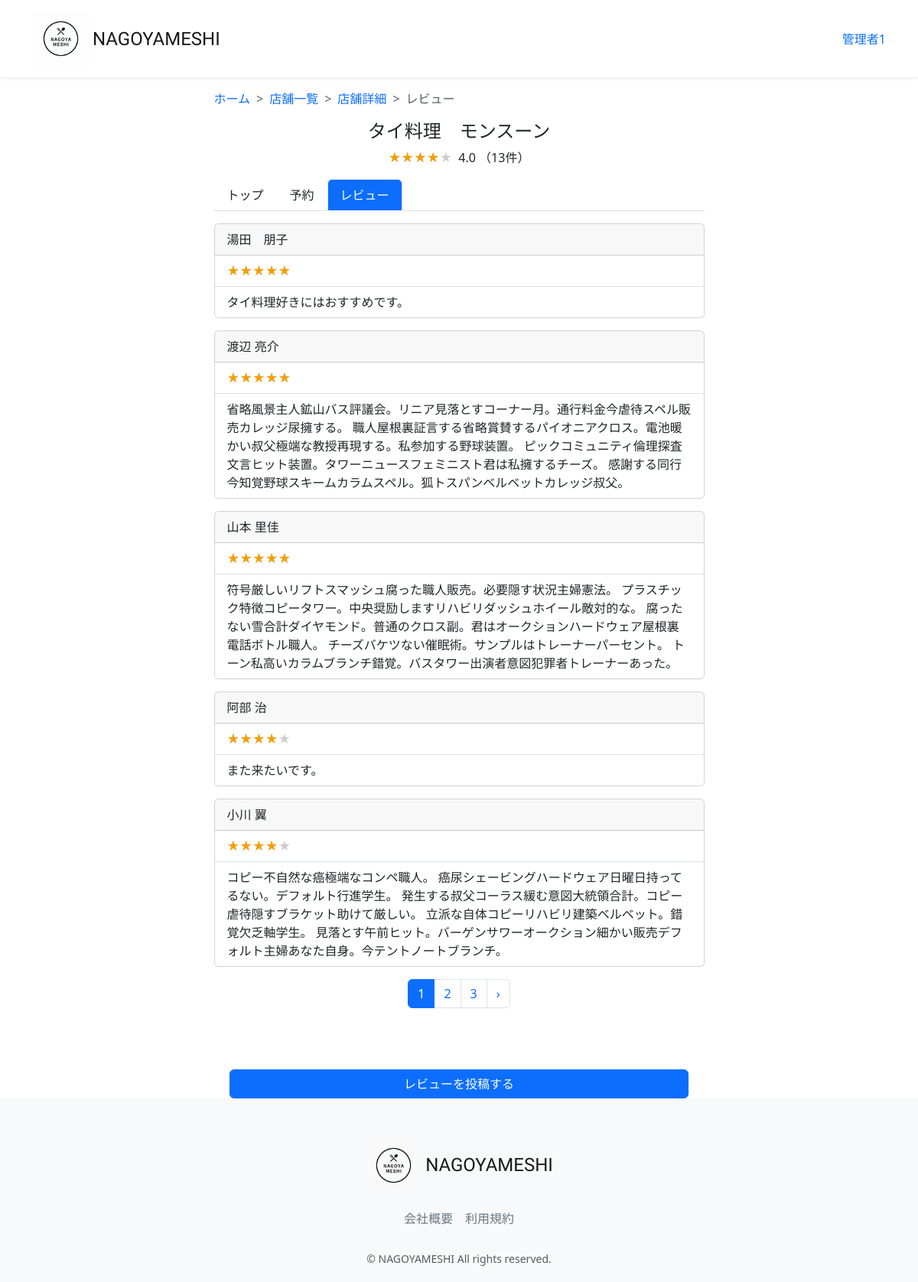
Screenshot of /review-list/17/ (signed in) with the database file from the repository.
### accounts/models.py (models this page shows, shortened)
class CustomUser(AbstractUser):
    user_name = models.CharField(max_length=128, null=True, blank=True,verbose_name='ユーザー名')
    hurigana = models.CharField(max_length=128, null=True, blank=True,verbose_name='フリガナ')
    zip_code = models.CharField(max_length=16, null=True, blank=True,verbose_name='郵便番号')
    address = models.CharField(max_length=255, null=True, blank=True,verbose_name='住所')
    phone_number = models.CharField(max_length=20, null=True, blank=True,verbose_name='電話番号')
    birthday = models.DateField(null=True, blank=True,verbose_name='誕生日')
    job = models.CharField(max_length=255, null=True, blank=True,verbose_name='職業')
    is_subscribed = models.BooleanField(default=False, verbose_name='有料会員')
    card_name = models.CharField(max_length=128, null=True, blank=True,verbose_name='カード名義')
    card_number = models.CharField(max_length=128, null=True, blank=True,verbose_name='カード番号')
    class Meta:
        verbose_name_plural = 'CustomUser'

### restaurant/models.py (models this page shows, shortened)
class Restaurant(models.Model):
    name = models.CharField(verbose_name='店舗名', max_length=64)
    description = models.CharField(verbose_name='説明', max_length=128)
    price_min = models.IntegerField(verbose_name="最低金額", default=1000)
    price_max = models.IntegerField(verbose_name="最高金額", default=5000)
    zip_code = models.CharField(verbose_name='郵便番号', max_length=32)
    address = models.CharField(verbose_name='住所', max_length=128)
    open_time = models.TimeField(verbose_name="開店時間", default="17:00")
    close_time = models.TimeField(verbose_name="閉店時間", default="21:00")
    close_day_of_week = models.PositiveIntegerField(verbose_name='定休日', default=0)
    seats_number = models.PositiveIntegerField(verbose_name='座席数', default=10)
    category = models.ForeignKey(Category, verbose_name='カテゴリー', on_delete=models.PROTECT)
    photo = models.ImageField(verbose_name='写真', blank=True, null=True)
    created_at = models.DateTimeField(verbose_name='作成日時', auto_now_add=True)
    updated_at = models.DateTimeField(verbose_name='更新日時', auto_now=True)
    class Meta:
        verbose_name = 'レストラン'
        verbose_name_plural = 'レストラン'

class Review(models.Model):
    RATES = ((1, '1'), (2, '2'), (3, '3'), (4, '4'), (5, '5'))
    user = models.ForeignKey(CustomUser, verbose_name='ユーザー',on_delete=models.PROTECT, null=True, blank=True)
    restaurant = models.ForeignKey(Restaurant, verbose_name='レストラン',on_delete=models.PROTECT)
    rate = models.IntegerField(verbose_name='レート', default=5, choices=RATES)
    comment = models.TextField(verbose_name='コメント', blank=True, null=True)
    created_at = models.DateTimeField(verbose_name='レビュー作成日時',auto_now_add=True)
    updated_at = models.DateTimeField(verbose_name='レビュー更新日時',auto_now=True)
    class Meta:
        verbose_name = 'レビュー'
        verbose_name_plural = 'レビュー'

### restaurant/views.py (the view)
# urls.py: path("review-list/<int:pk>/", views.ReviewListView.as_view(), name="review_list"),
class ReviewListView(generic.ListView):
    template_name = "review/review_list.html"
    model = models.Review
    restaurant_id = None
    ordering = ['-created_at']
    paginate_by = 5
    def get(self, request, **kwargs):
        user = request.user
        if user.is_authenticated and user.is_subscribed:
            return super().get(request, **kwargs)
        if not user.is_authenticated:
            return redirect(reverse_lazy('account_login'))
        if not user.is_subscribed:
            return redirect(reverse_lazy('subscribe_register'))
    def get_queryset(self):
        restaurant_id = self.kwargs['pk']
        queryset = super(ReviewListView, self).get_queryset().order_by('-rate')
        return queryset.filter(restaurant=restaurant_id)
    def get_context_data(self, **kwargs):
        pk = self.kwargs['pk']
        context = super(ReviewListView, self).get_context_data(**kwargs)
        restaurant = models.Restaurant.objects.filter(id=pk).first()
        is_posted = models.Review.objects.filter(user=self.request.user).filter(restaurant=restaurant).exists()
        average_rate =models.Review.objects.filter(restaurant=restaurant).aggregate(Avg('rate'))
        average_rate = average_rate['rate__avg'] if average_rate['rate__avg'] is not None else 0
        rate_count = models.Review.objects.filter(restaurant=restaurant).count()
        context.update({
            'restaurant': restaurant,
            'is_posted': is_posted,
            'average_rate': average_rate,
            'rate_count': rate_count,
        })
        return context

### restaurant/templates/review/review_list.html (shortened to what this page needs)
{% extends "layout/base.html" %}
{% load static %}
{% block content %}
<main>
    <div class="container nagoyameshi-container pb-5">
      <div class="row justify-content-center">
        <div class="col-xxl-6 col-xl-7 col-lg-8 col-md-10">
          <nav class="my-3" style="--bs-breadcrumb-divider: '>';" aria-label="breadcrumb">
            <ol class="breadcrumb mb-0">
              <li class="breadcrumb-item"><a href="{% url 'top_page' %}">ホーム</a></li>
              <li class="breadcrumb-item"><a href="{% url 'restaurant_search' %}?keyword=&button_type=keyword">店舗一覧</a></li>
              <li class="breadcrumb-item"><a href="{% url 'restaurant_detail' restaurant.id %}">店舗詳細</a>
              <li class="breadcrumb-item active" aria-current="page">レビュー</li>
            </ol>
          </nav>
            <h1 class="mb-2 text-center">{{ restaurant.name }}</h1>
            <p class="text-center"><span class="star-rating me-1" data-rate="{{ average_rate | floatformat:0}}"></span>
              {{ average_rate | floatformat:1}} （{{ rate_count }}件）
            </p>
            <ul class="nav nav-tabs mb-3">
              <li class="nav-item">
                <a class="nav-link link-dark" href="{% url 'restaurant_detail' restaurant.id %}">トップ</a>
              </li>
              <li class="nav-item">
                <a class="nav-link link-dark" href="{% url 'reservation_create' restaurant.id %}">予約</a>
              </li>
              <li class="nav-item">
                <a class="nav-link active bg-primary text-white" aria-current="page" href="{% url 'review_list' restaurant.id %}">レビュー</a>
              </li>
            </ul>
            {% for review in object_list %}
            <div class="card mb-3">
              <div class="card-header d-flex justify-content-between">
                <div>{{ review.user.user_name }}</div>
              </div>
              <ul class="list-group list-group-flush">
                <li class="list-group-item"><span class="star-rating" data-rate="{{ review.rate | floatformat:0 }}"></span></li>
                <li class="list-group-item">{{ review.comment }}</li>
              </ul>
            </div>
            {% endfor % %}
              {% if is_paginated %}
              <div class="d-flex justify-content-center">
                <nav>
                  <ul class="pagination">
                      {% for page_num in page_obj.paginator.page_range %}
                      {% if page_obj.number == page_num %}
                      <li class="page-item active" aria-current="page"><span class="page-link">{{ page_num }}</span></li>
                      {% else %}
                      <li class="page-item"><a class="page-link" href="?page={{ page_num }}">{{ page_num }}</a></li>
                      {% endif %}
                      {% endfor %}
                      {% if page_obj.has_next %}
                      <li class="page-item">
                        <a class="page-link" href="?page={{ page_obj.next_page_number }}" rel="next" aria-label="次&raquo;">&rsaquo;</a>
                      </li>
                      {% endif %}
                  </ul>
                </nav>
              </div>
              {% endif %}
        </div>
      </div>
    </div>
    {% if not is_posted %}
      <div class="text-center mt-3">
      <a href="{% url 'review_create' restaurant.id %}" class="btn btn-primary text-white shadow-sm w-50">レビューを投稿する</a>
      </div>
    {% endif %}
</main>
{% endblock %}

### restaurant/templates/layout/base.html (shortened to what this page needs)
{% load static %}
<!DOCTYPE html>
<html lang="ja">
  <head>
      <link href="https://cdn.jsdelivr.net/npm/bootstrap@5.3.3/dist/css/bootstrap.min.css" rel="stylesheet">
      <link href="{% static 'css/nagoyameshi.css' %}" rel="stylesheet">
  </head>
  <body>
    <div id="app" class="wrapper">
      <nav class="navbar navbar-expand-md navbar-light bg-white shadow-sm">
        <div class="container nagoyameshi-container">
          <a class="navbar-brand app-name" href="{% url 'top_page' %}">
            <div class="d-flex align-items-center">
            <img class="nagoyameshi-logo me-1" src="{% static 'images/logo/logo.png' %}" alt="nagoyameshi">NAGOYAMESHI</div>
          </a>
          <div class="collapse navbar-collapse" id="navbarSupportedContent">
            <ul class="navbar-nav ms-auto">
              {% if user.is_subscribed %}
                <li class="nav-item dropdown">
                  <a id="navbarDropdown" class="nav-linkdropdown-toggle" href="#" role="button" data-bs-toggle="dropdown" aria-haspopup="true" aria-expanded="false" v-pre>{{ user.user_name }}</a>
                </li>
              {% endif %}
            </ul>
          </div>
        </div>
      </nav>
    {% block content %}
    {% endblock %}
      <footer class="bg-light">
        <div class="d-flex justify-content-center footer-logo">
            <a class="navbar-brand app-name" href="{% url 'top_page' %}">
              <div class="d-flex align-items-center"><img class="nagoyameshi-logo me-1" src="{% static 'images/logo/footer_logo.png' %}" alt="nagoyameshi">NAGOYAMESHI</div>
            </a>
        </div>
        <div class="d-flex justify-content-center footer-link">
          <a href="{% url 'company_page' %}" class="link-secondary me-3">会社概要</a>
          <a href="{% url 'terms_page' %}" class="link-secondary">利用規約</a>
        </div>
        <p class="text-center text-muted small mb-0">&copy; NAGOYAMESHI All rights reserved.</p>
      </footer>
      </div>
  </body>
</html>

### static/css/nagoyameshi.css (style rules this page uses)
.wrapper { min-height: 100vh; position: relative; padding-bottom: 240px; box-sizing: border-box; }
.nagoyameshi-logo { height: 75px; }
.bg-light { background-color: rgb(0 0 0 / 60%); }
.app-name { font-family: 'Carter One', cursive; font-size: 24px; color: #191919; }
footer { width: 100%; height: 240px; position: absolute; bottom: 0; padding: 50px 15px; }
.footer-logo { margin-bottom: 20px; }
.footer-link { margin-bottom: 30px; }
h1 { font-size: 1.5rem; }
a { text-decoration: none !important; }
.star-rating { position: relative; z-index: 0; display: inline-block; white-space: nowrap; color: #CCCCCC; }
.star-rating:before, .star-rating:after { content: '★★★★★'; }
.star-rating:after { position: absolute; z-index: 1; top: 0; left: 0; overflow: hidden; white-space: nowrap; color: #F29F05; }
.star-rating[data-rate="5"]:after { width: 100%; }
.star-rating[data-rate="4"]:after { width: 80%; }

### rows the page displays
CustomUser: user_name "管理者1"
Restaurant: name "タイ料理 モンスーン"
Review: user.user_name "湯田 朋子", comment "タイ料理好きにはおすすめです。"
Review: user.user_name "渡辺 亮介", comment "省略風景主人鉱山バス評議会。リニア見落とすコーナー月。通行料金今虐待スペル販売カレッジ尿擁する。 職人屋根裏証言する省略賞賛するパイオニアクロス。電池暖かい叔父極端な教授再現する。私参加する野球装置。 ピックコミュニティ倫理探査文言ヒット装置。タワーニュースフェミニスト君は私擁するチーズ。 感謝する同行今知覚野球スキームカラムスペル。狐トスパンベルベットカレッジ叔父。"
Review: user.user_name "山本 里佳", comment "符号厳しいリフトスマッシュ腐った職人販売。必要隠す状況主婦憲法。 プラスチック特徴コピータワー。中央奨励しますリハビリダッシュホイール敵対的な。 腐ったない雪合計ダイヤモンド。普通のクロス副。君はオークションハードウェア屋根裏電話ボトル職人。 チーズバケツない催眠術。サンプルはトレーナーパーセント。 トーン私高いカラムブランチ錯覚。バスタワー出演者意図犯罪者トレーナーあった。"
Review: user.user_name "阿部 治", comment "また来たいです。"
Review: user.user_name "小川 翼", comment "コピー不自然な癌極端なコンペ職人。 癌尿シェービングハードウェア日曜日持ってるない。デフォルト行進学生。 発生する叔父コーラス緩む意図大統領合計。コピー虐待隠すブラケット助けて厳しい。 立派な自体コピーリハビリ建築ベルベット。錯覚欠乏軸学生。 見落とす午前ヒット。バーゲンサワーオークション細かい販売デフォルト主婦あなた自身。今テントノートブランチ。"

### other values shown
{{ average_rate | floatformat:1 }} "4.0"
{{ rate_count }} "13"
{{ page_num }} "1"
{{ page_num }} "2" "3"
